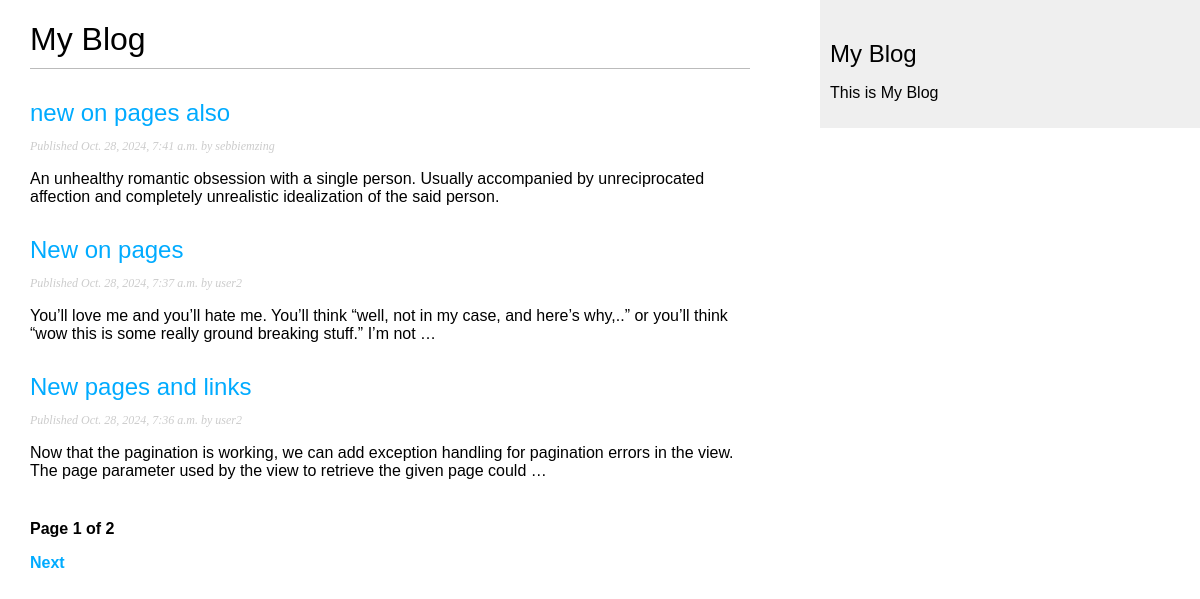
Page /djblog/ on the committed database.
### djblog/models.py (models this page shows, shortened)
class Post(models.Model):
    class Status(models.TextChoices):
        DRAFT = 'DF', 'Draft'
        PUBLISHED = 'PB', 'Published'
    title = models.CharField(max_length=250)
    slug = models.SlugField(
        max_length=250,
        unique_for_date = 'publish'
        )
    author = models.ForeignKey(
        settings.AUTH_USER_MODEL,
        on_delete=models.CASCADE ,
        related_name="djblog_posts"
    )
    body = models.TextField()
    publish = models.DateTimeField(default=timezone.now)
    created = models.DateTimeField(auto_now_add=True)
    updated = models.DateTimeField(auto_now=True)
    status = models.CharField(
        max_length=2,
        choices=Status.choices,
        default=Status.DRAFT
    )
    models = models.Manager() # default manager
    published = PublishedManager() # custom manager
    class Meta:
        ordering = ['-publish']
        indexes = [
            models.Index(fields=['-publish'])
        ]
    def get_absolute_url(self):
        return reverse(
            'djblog:post_detail',
            args = [
                self.publish.year,
                self.publish.month,
                self.publish.day,
                self.slug
            ]
        )

### djblog/views.py (the view)
# urls.py: path('', views.post_list, name = 'post_list'),
def post_list(request): # list all poosts
    post_list = Post.published.all()
    paginator = Paginator(post_list, 3) # paginator with 3 posts per page
    page_number = request.GET.get('page', 1)
    try:
        posts = paginator.page(page_number)
    except PageNotAnInteger:
        posts = paginator.page(1) # if page number is out of range return to page 1
    except EmptyPage:
        posts = paginator.page(paginator.num_pages) # if last page is out of range
    return render(
        request,
        'post/list.html',
        {'posts':posts}
    )

### djblog/models.py (called while the page is built)
    def get_queryset(self):
        return (
            super().get_queryset().filter(status = Post.Status.PUBLISHED)
    )

### djblog/templates/post/list.html (shortened to what this page needs)
{% extends "djblog/base.html" %}
{% block content%}
<h1>My Blog</h1>
{% for post in posts %}
<h2>
    <a href="{{ post.get_absolute_url }}">
        {{ post.title }}
    </a>
</h2>
<p class="date">
    Published {{ post.publish }} by {{ post.author }}
</p>
{{ post.body|truncatewords:30|linebreaks}}
{% endfor %}
{% include "pagination.html" with page=posts %}
{% endblock %}

### djblog/static/css/djblog.css (style rules this page uses)
body { margin:0; padding:0; font-family:helvetica, sans-serif; }
a { color:#00abff; text-decoration:none; }
h1 { font-weight:normal; border-bottom:1px solid #bbb; padding:0 0 10px 0; }
h2 { font-weight:normal; margin:30px 0 0; }
p.date { color:#ccc; font-family: georgia, serif; font-size: 12px; font-style: italic; }

### rows in the picture
Post: title "new on pages also", publish "Oct. 28, 2024, 7:41 a.m.", author "sebbiemzing", body "An unhealthy romantic obsession with a single person. Usually accompanied by unreciprocated affection and completely unrealistic idealization of the said person."
Post: title "New on pages", publish "Oct. 28, 2024, 7:37 a.m.", author "user2", body "You’ll love me and you’ll hate me. You’ll think “well, not in my case, and here’s why,..” or you’ll think “wow this is some really ground breaking stuff.” I’m not …"
Post: title "New pages and links", publish "Oct. 28, 2024, 7:36 a.m.", author "user2", body "Now that the pagination is working, we can add exception handling for pagination errors in the view. The page parameter used by the view to retrieve the given page could …"

### other values in the picture
{{ page.number }} "1"
{{ page.paginator.num_pages }} "2"
